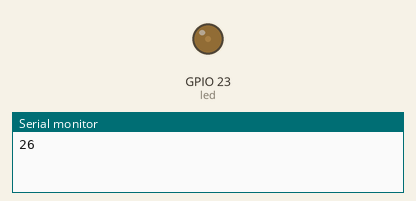
This program was run on a simulated ESP32. On the bench: output pins drawn as LEDs (lit = HIGH), the last lines printed to the serial monitor.

Above: at 0.05 s.
At 4.45 s:
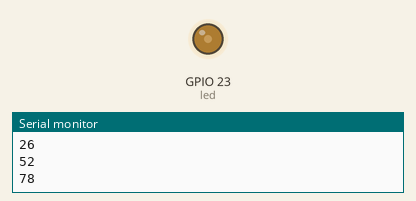
At 8.95 s:
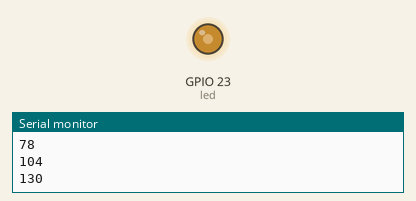
At 17.95 s:
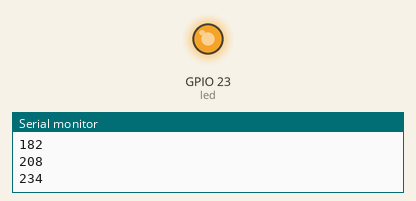
Timing chart, 0 to 26.0 s (numbered marks = the images above):
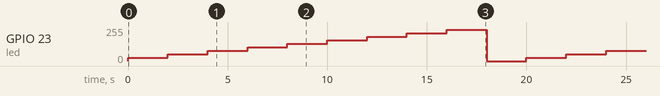

The program:

main.cpp
```cpp
#include <Arduino.h>
const int led = 23;
const int pwmChannel = 0;
const int freq = 5000;
const int resolution = 8;
  int stepsize = 26;
  int value = 0;
void setup() {
  // put your setup code here, to run once:
  Serial.begin(115200);
  ledcSetup(pwmChannel, freq, resolution);
  ledcAttachPin(led, pwmChannel);
}


void loop() {
  value += stepsize;
  if(value>255){
    value = 0;
    ledcWrite(pwmChannel, value);
  }
  else{
    Serial.println(value);
    ledcWrite(pwmChannel, value);
  }
  delay(2000);

}
```

Measured:
- by itself, GPIO 23 (led): ramps from 0/255 to 233/255 and jumps back, once every 20.0 s
